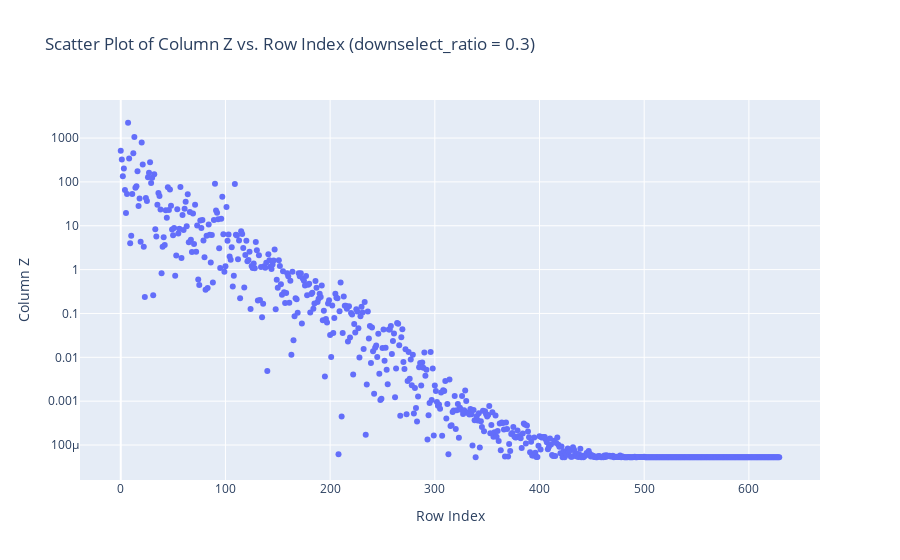

The notebook cell this image was saved under:
### Code cell
# first random seed (downselect_number = 20, downselect_ratio = 0.3, voxel_overlap 0.6
fig = go.Figure(data=go.Scatter(x=df.index, y=df['Z'], mode='markers'))

# Set y-aZis scale to logarithmic
fig.update_layout(yaxis_type='log')

# Add labels and title to the plot
fig.update_layout(title=f'Scatter Plot of Column Z vs. Row Index (downselect_ratio = {downselect_ratio})',
                  xaxis_title='Row Index',
                  yaxis_title='Column Z')

# Display the plot
fig.show()

# Set y-axis scale to logarithmic
# fig.update_layout(yaxis_type='log')

fig = go.Figure(data=go.Scatter(x=df.index, y=df['X'], mode='markers'))

# Add labels and title to the plot
fig.update_layout(title=f'Scatter Plot of Column X vs. Row Index (downselect_ratio = {downselect_ratio})',
                  xaxis_title='Row Index',
                  yaxis_title='Column Z')

# Display the plot
fig.show()

fig = go.Figure(data=go.Scatter(x=df.index, y=df['Y'], mode='markers'))

# Set y-axis scale to logarithmic
# fig.update_layout(yaxis_type='log')

# Add labels and title to the plot
fig.update_layout(title=f'Scatter Plot of Column Y vs. Row Index (downselect_ratio = {downselect_ratio})',
                  xaxis_title='Row Index',
                  yaxis_title='Column Z')

# Display the plot
fig.show()

### Figure 1 — Plotly figure (JSON) as saved in the notebook; plotly's stock layout.template omitted (floating-point values rounded to 4 significant figures; data arrays with more than 128 entries replaced by an {"elided": "..."} marker saying what was removed)
{"data": [{"mode": "markers", "type": "scatter", "x": {"elided": "630 int values"}, "y": {"elided": "630 float values"}}], "layout": {"title": {"text": "Scatter Plot of Column Z vs. Row Index (downselect_ratio = 0.3)"}, "xaxis": {"title": {"text": "Row Index"}}, "yaxis": {"title": {"text": "Column Z"}, "type": "log"}}}
